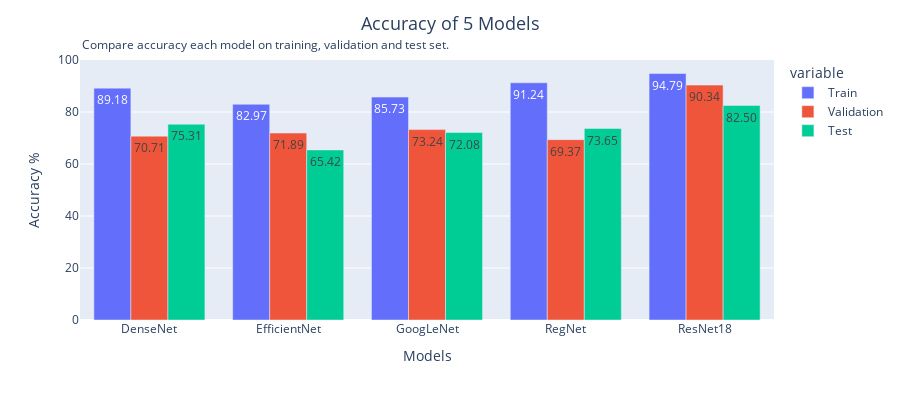

The code cell stored with this chart in its notebook:
### Code cell
import plotly.express as px
import plotly.graph_objects as go

fig = px.bar(plot_result_df, x="index", y="value",
             color='variable', barmode='group',
             height=400,text_auto='.2f')

# Update layout with title and description
fig.update_layout(
    title_text="Accuracy of 5 Models",
    title_x=0.5,  # Center the title
    title_font=dict(size=18),
    xaxis=dict(title='Models'),
    yaxis=dict(title='Accuracy %'),
    annotations=[
        dict(
            text="Compare accuracy each model on training, validation and test set.",
            showarrow=False,
            xref="paper",
            yref="paper",
            x=0,
            y=1.1,
            font=dict(size=12),
        )
    ]
)

fig.update_yaxes(range=[0, 100])

# Show the figure
fig.show()

### Figure 1 — Plotly figure (JSON) as saved in the notebook; plotly's stock layout.template omitted (floating-point values rounded to 4 significant figures)
{"data": [{"alignmentgroup": "True", "hovertemplate": "variable=Train<br>index=%{x}<br>value=%{y}<extra></extra>", "legendgroup": "Train", "marker": {"color": "#636efa", "pattern": {"shape": ""}}, "name": "Train", "offsetgroup": "Train", "orientation": "v", "showlegend": true, "textposition": "auto", "texttemplate": "%{y:.2f}", "type": "bar", "x": ["DenseNet", "EfficientNet", "GoogLeNet", "RegNet", "ResNet18"], "xaxis": "x", "y": [89.18, 82.97, 85.73, 91.24, 94.79], "yaxis": "y"}, {"alignmentgroup": "True", "hovertemplate": "variable=Validation<br>index=%{x}<br>value=%{y}<extra></extra>", "legendgroup": "Validation", "marker": {"color": "#EF553B", "pattern": {"shape": ""}}, "name": "Validation", "offsetgroup": "Validation", "orientation": "v", "showlegend": true, "textposition": "auto", "texttemplate": "%{y:.2f}", "type": "bar", "x": ["DenseNet", "EfficientNet", "GoogLeNet", "RegNet", "ResNet18"], "xaxis": "x", "y": [70.71, 71.89, 73.24, 69.37, 90.34], "yaxis": "y"}, {"alignmentgroup": "True", "hovertemplate": "variable=Test<br>index=%{x}<br>value=%{y}<extra></extra>", "legendgroup": "Test", "marker": {"color": "#00cc96", "pattern": {"shape": ""}}, "name": "Test", "offsetgroup": "Test", "orientation": "v", "showlegend": true, "textposition": "auto", "texttemplate": "%{y:.2f}", "type": "bar", "x": ["DenseNet", "EfficientNet", "GoogLeNet", "RegNet", "ResNet18"], "xaxis": "x", "y": [75.31, 65.42, 72.08, 73.65, 82.5], "yaxis": "y"}], "layout": {"annotations": [{"font": {"size": 12}, "showarrow": false, "text": "Compare accuracy each model on training, validation and test set.", "x": 0, "xref": "paper", "y": 1.1, "yref": "paper"}], "barmode": "group", "height": 400, "legend": {"title": {"text": "variable"}, "tracegroupgap": 0}, "margin": {"t": 60}, "title": {"font": {"size": 18}, "text": "Accuracy of 5 Models", "x": 0.5}, "xaxis": {"anchor": "y", "domain": [0, 1], "title": {"text": "Models"}}, "yaxis": {"anchor": "x", "domain": [0, 1], "range": [0, 100], "title": {"text": "Accuracy %"}}}}
